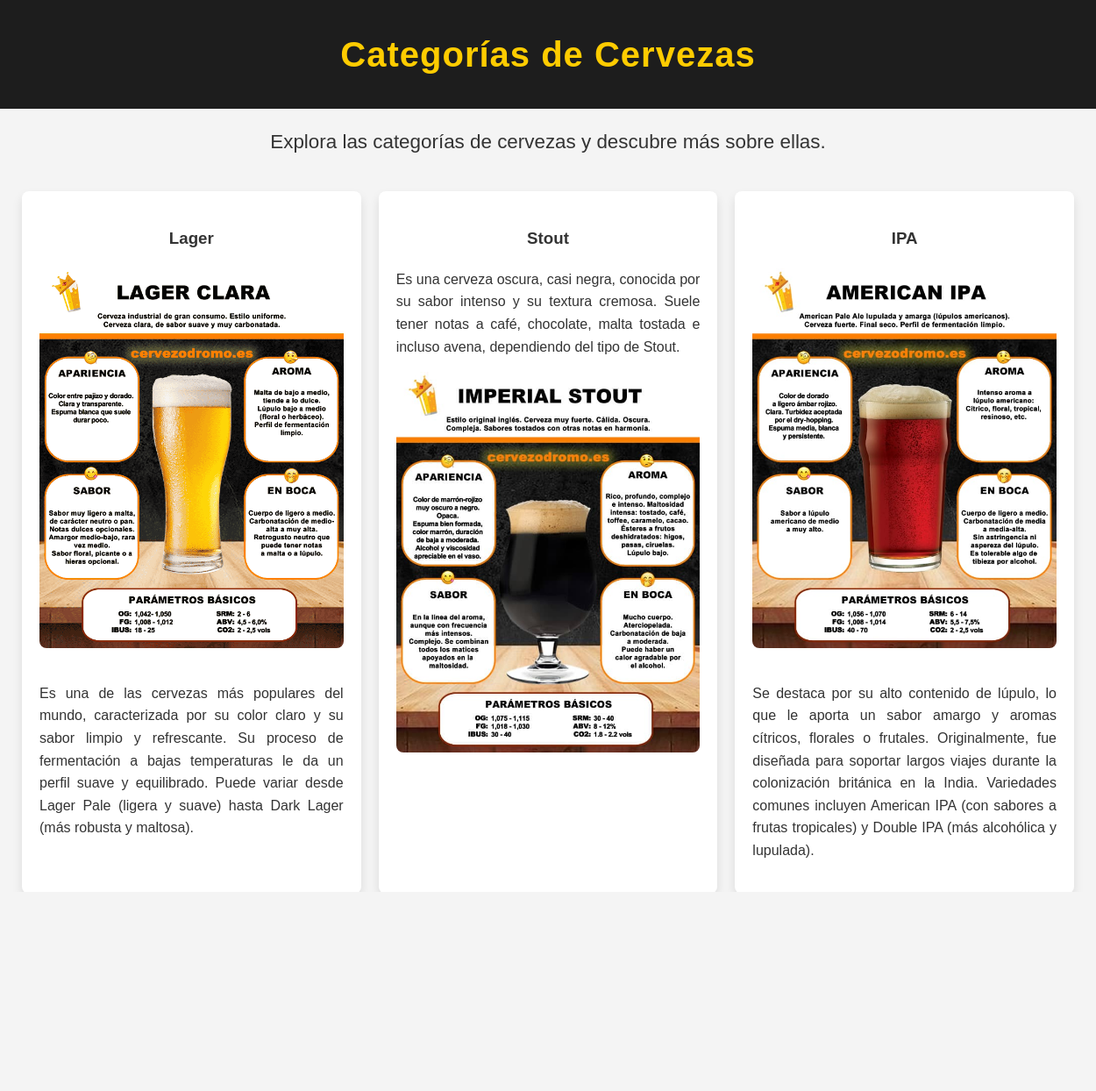
Page /categorias.php on the committed database.
### tables this page shows
CREATE TABLE IF NOT EXISTS `categorias` (
  `id_categoria` int NOT NULL AUTO_INCREMENT,
  `nombre` varchar(100) NOT NULL,
  `descripcion` text,
  `imagen` varchar(255) DEFAULT NULL,
  PRIMARY KEY (`id_categoria`)
);

### categorias.php (the view, shortened to what this page needs)
<?php
try {
    $pdo = new PDO('mysql:host=localhost;dbname=cerveza', 'root', '');
    $pdo->setAttribute(PDO::ATTR_ERRMODE, PDO::ERRMODE_EXCEPTION);
    $stmt = $pdo->query("SELECT nombre, descripcion, imagen FROM categorias");
    $categorias = $stmt->fetchAll(PDO::FETCH_ASSOC);
} catch (PDOException $e) {
    die("Error al conectar con la base de datos: " . $e->getMessage());
}
?>
<!DOCTYPE html>
<html lang="es">
<head>
</head>
<body>
    <h1>Categorías de Cervezas</h1>
    <h2>Explora las categorías de cervezas y descubre más sobre ellas.</h2>
    <div class="categorias-container">
        <?php foreach ($categorias as $categoria): ?>
            <div class="categoriaCaja">
                <h3><?= htmlspecialchars($categoria['nombre']) ?></h3>
                <?php if (strtolower($categoria['nombre']) === 'stout'): ?>
                    <p><?= htmlspecialchars($categoria['descripcion']) ?></p>
                    <img src="imagenes/<?= htmlspecialchars($categoria['imagen']) ?>" alt="<?= htmlspecialchars($categoria['nombre']) ?>" class="stout">
                <?php else: ?>
                    <img src="imagenes/<?= htmlspecialchars($categoria['imagen']) ?>" alt="<?= htmlspecialchars($categoria['nombre']) ?>">
                    <p><?= htmlspecialchars($categoria['descripcion']) ?></p>
                <?php endif; ?>
            </div>
        <?php endforeach; ?>
    </div>
    <a href="index.php" class="back-link">Volver al inicio</a>
    <div class="spacer"></div>
    <footer>
        <p>&copy; 2024 Blog de Cervezas</p>
    </footer>
</body>
</html>

### categorias.php (style rules this page uses)
body { font-family: 'Arial', sans-serif; background-color: #f4f4f4; margin: 0; padding: 0; color: #333; line-height: 1.6; }
h1 { background-color: #1d1d1d; color: #ffcc00; text-align: center; padding: 30px; font-size: 2.5em; letter-spacing: 1px; margin: 0; }
h2 { color: #333; text-align: center; margin-top: 20px; font-size: 1.4em; font-weight: normal; padding: 0 10px; }
.categorias-container { display: grid; grid-template-columns: repeat(3, 1fr); gap: 20px; padding: 20px; max-width: 1200px; margin: 0 auto; }
.categoriaCaja { background-color: #fff; border-radius: 8px; padding: 20px; box-shadow: 0 6px 12px rgba(0,0,0,0.1); transition: transform 0.3s ease, box-shadow 0.3s ease; text-align: center; overflow: hidden; }
.categoriaCaja img { max-width: 100%; height: auto; border-radius: 8px; margin-bottom: 15px; }
.categoriaCaja p { text-align: justify; }
footer { background-color: #333; color: #ffcc00; text-align: center; padding: 20px; position: relative; width: 100%; bottom: 0; left: 0; z-index: 10; }
.back-link { display: block; text-align: center; margin: 0 auto; margin-top: 20px; font-size: 1.1em; color: #333; text-decoration: none; width: 200px; padding: 10px; background-color: #ffcc00; border-radius: 5px; font-weight: bold; transition: transform 0.3s ease; }
.spacer { height: 40px; }

### rows in the picture
categorias: nombre "Lager", imagen (picture), descripcion "Es una de las cervezas más populares del mundo, caracterizada por su color claro y su sabor limpio y refrescante. Su proceso de fermentación a bajas temperaturas le da un perfil suave y equilibrado. Puede variar desde Lager Pale (ligera y suave) hasta Dark Lager (más robusta y maltosa)."
categorias: nombre "Stout", descripcion "Es una cerveza oscura, casi negra, conocida por su sabor intenso y su textura cremosa. Suele tener notas a café, chocolate, malta tostada e incluso avena, dependiendo del tipo de Stout.", imagen (picture)
categorias: nombre "IPA", imagen (picture), descripcion "Se destaca por su alto contenido de lúpulo, lo que le aporta un sabor amargo y aromas cítricos, florales o frutales. Originalmente, fue diseñada para soportar largos viajes durante la colonización británica en la India. Variedades comunes incluyen American IPA (con sabores a frutas tropicales) y Double IPA (más alcohólica y lupulada)."
